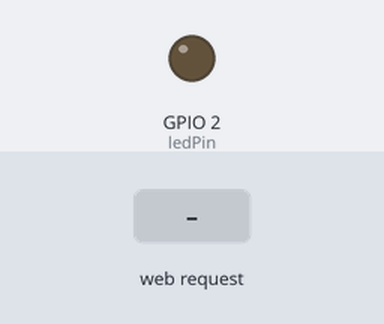
This sketch was run on a simulated ESP32. Parts: output pins drawn as LEDs (lit = HIGH). Inputs (shaded band) come from the test bench. WiFi joins after 1.5 s; servers stay silent unless stated; what the sketch prints to the serial monitor is not drawn.

Above: at 2.7 s.
2.8 s: HTTP request GET /set?value=1 received
At 3.4 s:
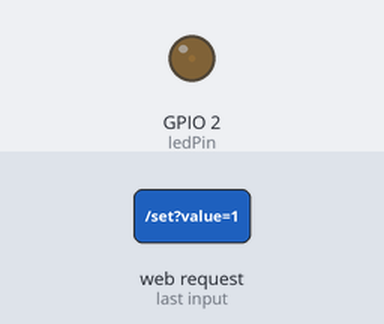
4.3 s: HTTP request GET /set?value=120 received
At 5.7 s:
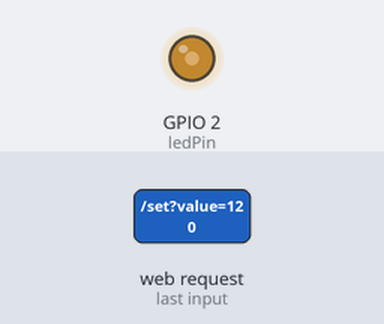
Timing chart, 0 to 7.3 s (numbered marks = the images above; inputs shaded):
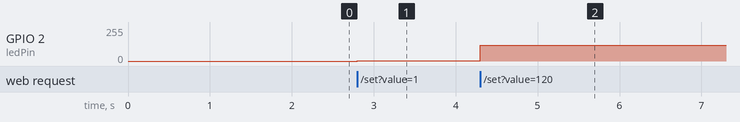

Measured:
- after the input at 2.8 s, GPIO 2 (ledPin): 0/255 → 1/255 at once
- after the input at 4.3 s, GPIO 2 (ledPin): 1/255 → 120/255 at once

The sketch:

ex07.ino
```cpp
// ex07：Web网页端无极调光器
// 适用于新版 ESP32 Arduino Core

#include <WiFi.h>
#include <WebServer.h>

const char* ssid = "Yuuko";
const char* password = "Swjsx601";

WebServer server(80);

const int ledPin = 2;

const int pwmFreq = 5000;
const int pwmResolution = 8;

int brightness = 0;

String htmlPage() {
  String page = R"rawliteral(
<!DOCTYPE html>
<html>
<head>
  <meta charset="UTF-8">
  <title>ESP32 无极调光器</title>
  <style>
    body {
      font-family: Arial;
      text-align: center;
      margin-top: 60px;
      background-color: #f2f2f2;
    }
    h1 {
      color: #333;
    }
    input[type=range] {
      width: 80%;
    }
    .value {
      font-size: 30px;
      margin-top: 20px;
      color: #0066cc;
    }
  </style>
</head>
<body>
  <h1>ESP32 Web 无极调光器</h1>
  <input type="range" min="0" max="255" value="0" id="slider">
  <div class="value">亮度：<span id="val">0</span></div>

  <script>
    var slider = document.getElementById("slider");
    var val = document.getElementById("val");

    slider.oninput = function() {
      val.innerHTML = this.value;
      fetch("/set?value=" + this.value);
    }
  </script>
</body>
</html>
)rawliteral";

  return page;
}

void handleRoot() {
  server.send(200, "text/html", htmlPage());
}

void handleSet() {
  if (server.hasArg("value")) {
    brightness = server.arg("value").toInt();

    if (brightness < 0) brightness = 0;
    if (brightness > 255) brightness = 255;

    // 新版 ESP32 PWM 写法
    ledcWrite(ledPin, brightness);

    Serial.print("Brightness: ");
    Serial.println(brightness);

    server.send(200, "text/plain", "OK");
  } else {
    server.send(400, "text/plain", "Missing value");
  }
}

void setup() {
  Serial.begin(115200);

  // 新版 ESP32 PWM 写法
  ledcAttach(ledPin, pwmFreq, pwmResolution);
  ledcWrite(ledPin, 0);

  WiFi.begin(ssid, password);

  Serial.print("Connecting to WiFi");
  while (WiFi.status() != WL_CONNECTED) {
    delay(500);
    Serial.print(".");
  }

  Serial.println();
  Serial.println("WiFi connected!");
  Serial.print("IP address: ");
  Serial.println(WiFi.localIP());

  server.on("/", handleRoot);
  server.on("/set", handleSet);

  server.begin();
  Serial.println("Web server started");
}

void loop() {
  server.handleClient();
}
```
